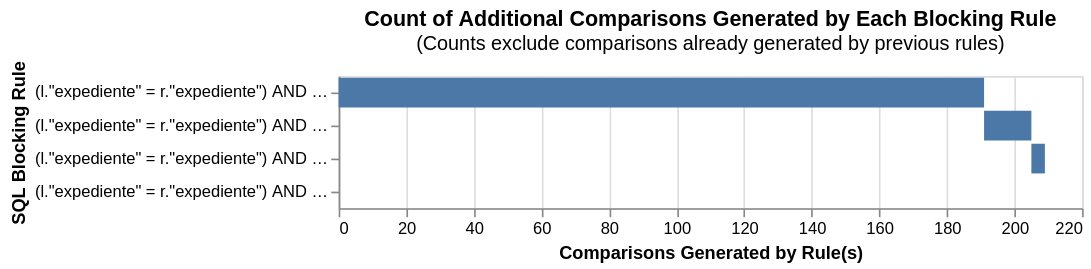

The notebook cell this image was saved under:
### Markdown cell above
### Contar el número de comparaciones creadas por una lista de reglas de bloqueo

Genera una gráfica de comparaciones acumuladas donde cada barra representa cuántas comparaciones nuevas y únicas aporta cada regla adicional, después de desduplicar contra las reglas anteriores.

- Si una regla aporta muy pocas comparaciones nuevas y únicas significa que casi todos los pares de registros nuevos que genera ya estaban cubiertos por alguna regla o reglas anteriores, es decir, es redundante.
- Si una regla aporta muchas más comparaciones nuevas y únicas significa que está capturando pares que las otras reglas no cubren, por lo tanto, es valiiosa.
- El acumulado final me indica si la lista de reglas es manejable computacionalmente.

### Code cell
from splink.blocking_analysis import (
    cumulative_comparisons_to_be_scored_from_blocking_rules_chart,
)

blocking_rules_for_analysis = [
    block_on("expediente", "nombre"),
    block_on("expediente", "obesidad"),
    block_on("expediente", "diabetes"),
    block_on("expediente", "cardiopatia")
]


cumulative_comparisons_to_be_scored_from_blocking_rules_chart(
    table_or_tables=df,
    blocking_rules=blocking_rules_for_analysis,
    db_api=db_api,
    link_type="dedupe_only",
)

### Figure 1 — Vega-Lite specification as saved in the notebook (floating-point values rounded to 4 significant figures)
{"config": {"view": {"continuousWidth": 300, "continuousHeight": 300}}, "data": {"name": "data-dad46d424580377bdc54cfa0842952ab"}, "mark": "bar", "encoding": {"order": {"field": "cumulative_rows"}, "tooltip": [{"field": "blocking_rule", "title": "SQL Condition", "type": "nominal"}, {"field": "row_count", "format": ",", "title": "Comparisons Generated", "type": "quantitative"}, {"field": "cumulative_rows", "format": ",", "title": "Cumulative Comparisons", "type": "quantitative"}, {"field": "cartesian", "format": ",", "title": "Total comparisons in Cartesian product", "type": "quantitative"}], "x": {"field": "start", "title": "Comparisons Generated by Rule(s)", "type": "quantitative"}, "x2": {"field": "cumulative_rows"}, "y": {"field": "blocking_rule", "sort": ["-x2"], "title": "SQL Blocking Rule"}}, "height": {"step": 20}, "title": {"text": "Count of Additional Comparisons Generated by Each Blocking Rule", "subtitle": "(Counts exclude comparisons already generated by previous rules)"}, "width": 450, "$schema": "https://vega.github.io/schema/vega-lite/v5.9.3.json", "datasets": {"data-dad46d424580377bdc54cfa0842952ab": [{"blocking_rule": "(l.\"expediente\" = r.\"expediente\") AND (l.\"nombre\" = r.\"nombre\")", "row_count": 191, "cumulative_rows": 191, "cartesian": 9148503, "match_key": "0", "start": 0}, {"blocking_rule": "(l.\"expediente\" = r.\"expediente\") AND (l.\"obesidad\" = r.\"obesidad\")", "row_count": 14, "cumulative_rows": 205, "cartesian": 9148503, "match_key": "1", "start": 191}, {"blocking_rule": "(l.\"expediente\" = r.\"expediente\") AND (l.\"diabetes\" = r.\"diabetes\")", "row_count": 4, "cumulative_rows": 209, "cartesian": 9148503, "match_key": "2", "start": 205}, {"blocking_rule": "(l.\"expediente\" = r.\"expediente\") AND (l.\"cardiopatia\" = r.\"cardiopatia\")", "row_count": 0, "cumulative_rows": 209, "cartesian": 9148503, "match_key": "3", "start": 209}]}}
